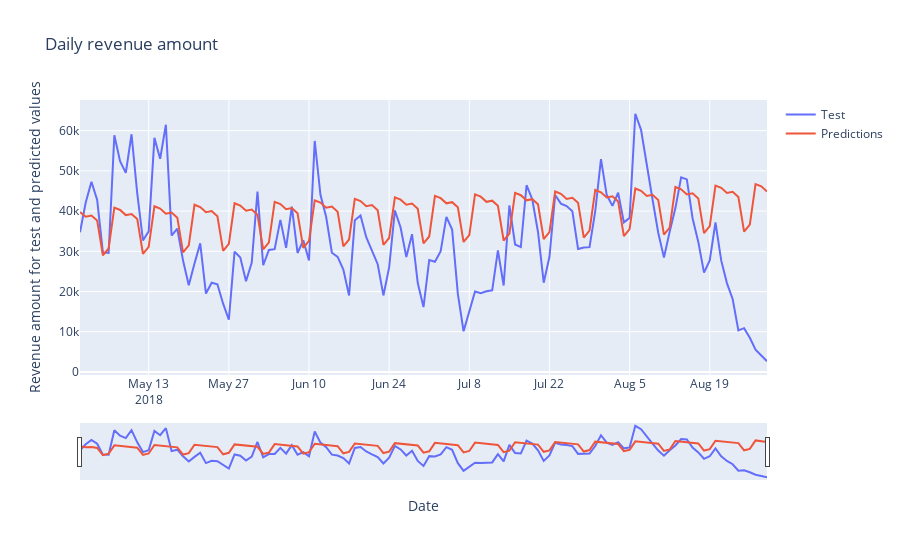

Here is the notebook cell this chart was saved with:
### Code cell
plot_test_predictions(test_df['total_amount'], sarima_prediction)
